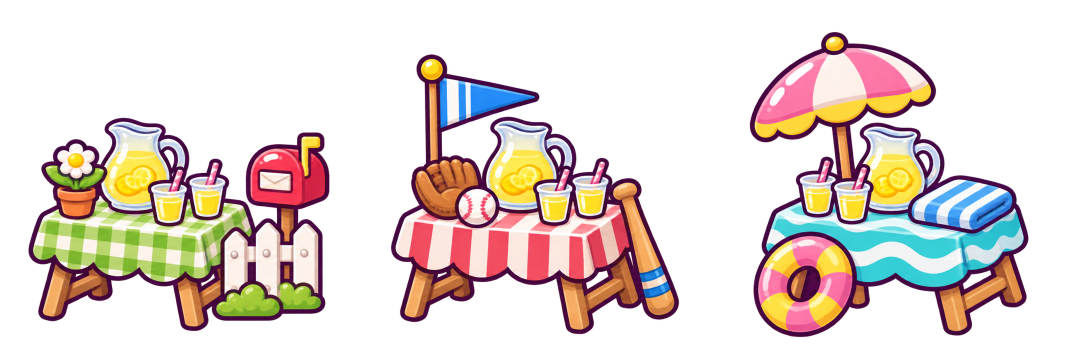
#> input picture art_src/franchise/stands_sheet.png, 2172 x 724 px, found by its file name (shown at 1/2 size)
$ python build_franchise_art.py
#> lines starting #> are read from the running program, lines starting #| are printed output that depends on the picture; after the words box and inside, x2 and y2 are one past the last pixel; in counts of white or black regions, pixels touching at a corner belong together
"""Cut the three friend stands (Elm Street, Ballpark, Pool) out of one sticker sheet.

Source: art_src/franchise/stands_sheet.png, three stickers in a row on a transparent
background. Each is found by its empty columns, cropped to the sticker, and shrunk by ONE
shared scale (so the three stay the same size as each other) until the biggest is SIZE px
on its longer side. Premultiplied while shrinking so the transparent edge does not darken.

Run from the repo root:
    py -3.11 -I art_src/build_franchise_art.py
"""
import os

import numpy as np
from PIL import Image

SRC = os.path.join('art_src', 'franchise', 'stands_sheet.png')
DST = os.path.join('public', 'sprites', 'franchise')
NAMES = ['elm', 'ballpark', 'pool']
SIZE = 320
SOLID = 16      # alpha above this counts as part of a sticker


def runs(mask):
    """[start, end) spans where mask is True, ignoring specks narrower than 20 px."""
    out, start = [], None
    for i, v in enumerate(list(mask) + [False]):
        if v and start is None:
            start = i
        elif not v and start is not None:
            if i - start > 20:
                out.append((start, i))
            start = None
    return out


def main():
    sheet = Image.open(SRC).convert('RGBA')
#> sheet is the input picture: PIL image 2172x724 RGBA; mean R, G, B, A 63.3, 51, 45.9, 88.3
    alpha = np.array(sheet)[:, :, 3] > SOLID
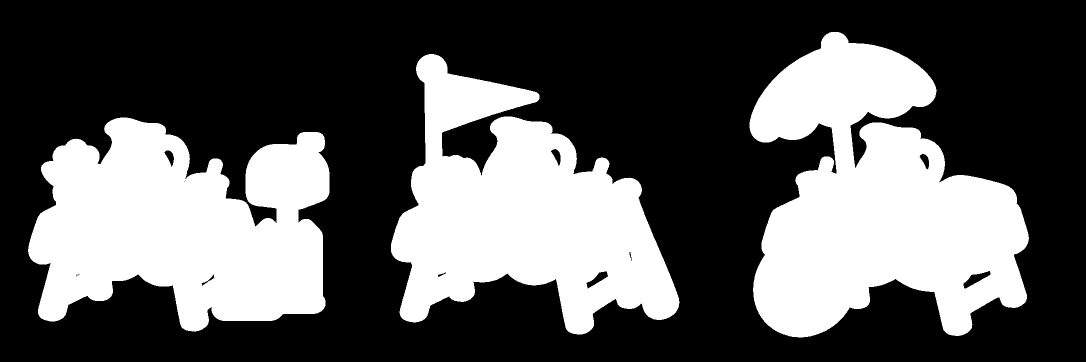
#> alpha: shape (724, 2172) bool (shown at 1/2 size); 35.4% white; 3 white regions, box (x1, y1, x2, y2) and area: (1499, 64, 2058, 675) 205623, (56, 235, 659, 663) 179192, (782, 108, 1359, 669) 171659
    cols = runs(alpha.any(axis=0))
#> the loop in runs, `for i, v in enumerate(list(mask) + [False]):` made 2173 passes
#> v on passes 1 to 12: False, False, False, False, False, False, False, False, False, False, False, False
#> after the loop in runs, `for i, v in enumerate(list(mask) + [False]):`: out = [(56, 659), (782, 1359), (1499, 2058)]
#> cols = [(56, 659), (782, 1359), (1499, 2058)]
    assert len(cols) == len(NAMES), 'expected %d stickers, found %d' % (len(NAMES), len(cols))

    crops = []
    for x0, x1 in cols:
        rows = runs(alpha[:, x0:x1].any(axis=1))
        y0, y1 = rows[0][0], rows[-1][1]
        crops.append(sheet.crop((x0, y0, x1, y1)))
#> this loop made 3 passes
#> (x0, x1, y0, y1) on passes 1 to 3: (56, 659, 235, 663), (782, 1359, 108, 669), (1499, 2058, 64, 675)
#> after the loop, crops = 3 items

    k = SIZE / max(max(c.size) for c in crops)
#> k = 0.524
    os.makedirs(DST, exist_ok=True)
    for name, im in zip(NAMES, crops):
        w, h = im.size
        size = (round(w * k), round(h * k))
        out = im.convert('RGBa').resize(size, Image.LANCZOS).convert('RGBA')
        out.save(os.path.join(DST, name + '.png'), optimize=True)
        print('[OK] %s.png %dx%d -> %dx%d' % (name, w, h, size[0], size[1]))
#> this loop made 3 passes
#> (name, w, h, size) on passes 1 to 3: ('elm', 603, 428, (316, 224)), ('ballpark', 577, 561, (302, 294)), ('pool', 559, 611, (293, 320))
#| [OK] elm.png 603x428 -> 316x224
#| [OK] ballpark.png 577x561 -> 302x294
#| [OK] pool.png 559x611 -> 293x320
#> pass 1, in main, `out = im.convert('RGBa').resize(size, Image.LANCZOS).convert('RGBA')`:
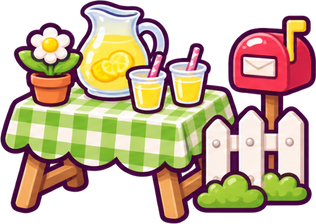
#> out: PIL image 316x224 RGBA; mean R, G, B, A 123.3, 102.3, 79.6, 173.4; transparent parts drawn white
#> pass 2, in main, `out = im.convert('RGBa').resize(size, Image.LANCZOS).convert('RGBA')`:
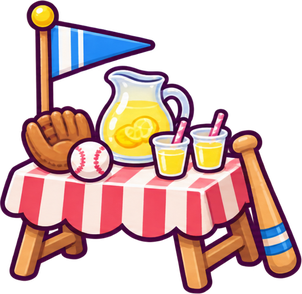
#> out: PIL image 302x294 RGBA; mean R, G, B, A 97.5, 67.8, 65.3, 132.2; transparent parts drawn white
#> pass 3, in main, `out = im.convert('RGBa').resize(size, Image.LANCZOS).convert('RGBA')`:
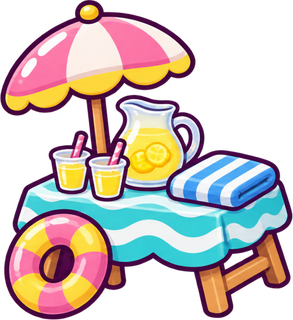
#> out: PIL image 293x320 RGBA; mean R, G, B, A 105.3, 91.8, 89.1, 150.4; transparent parts drawn white


if __name__ == '__main__':
    main()
